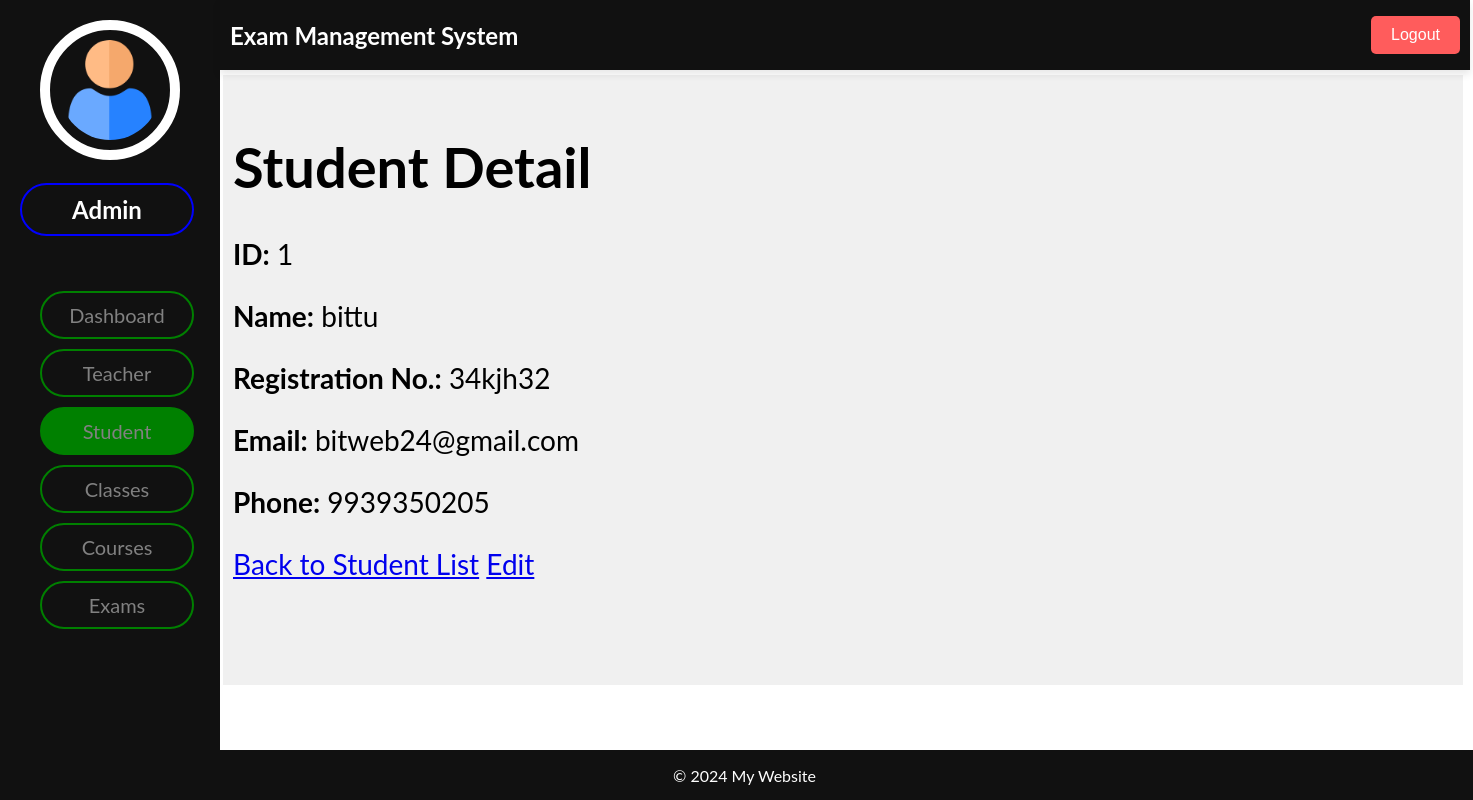
Before: /adminpanel/students/detail/1/ with the older database file.
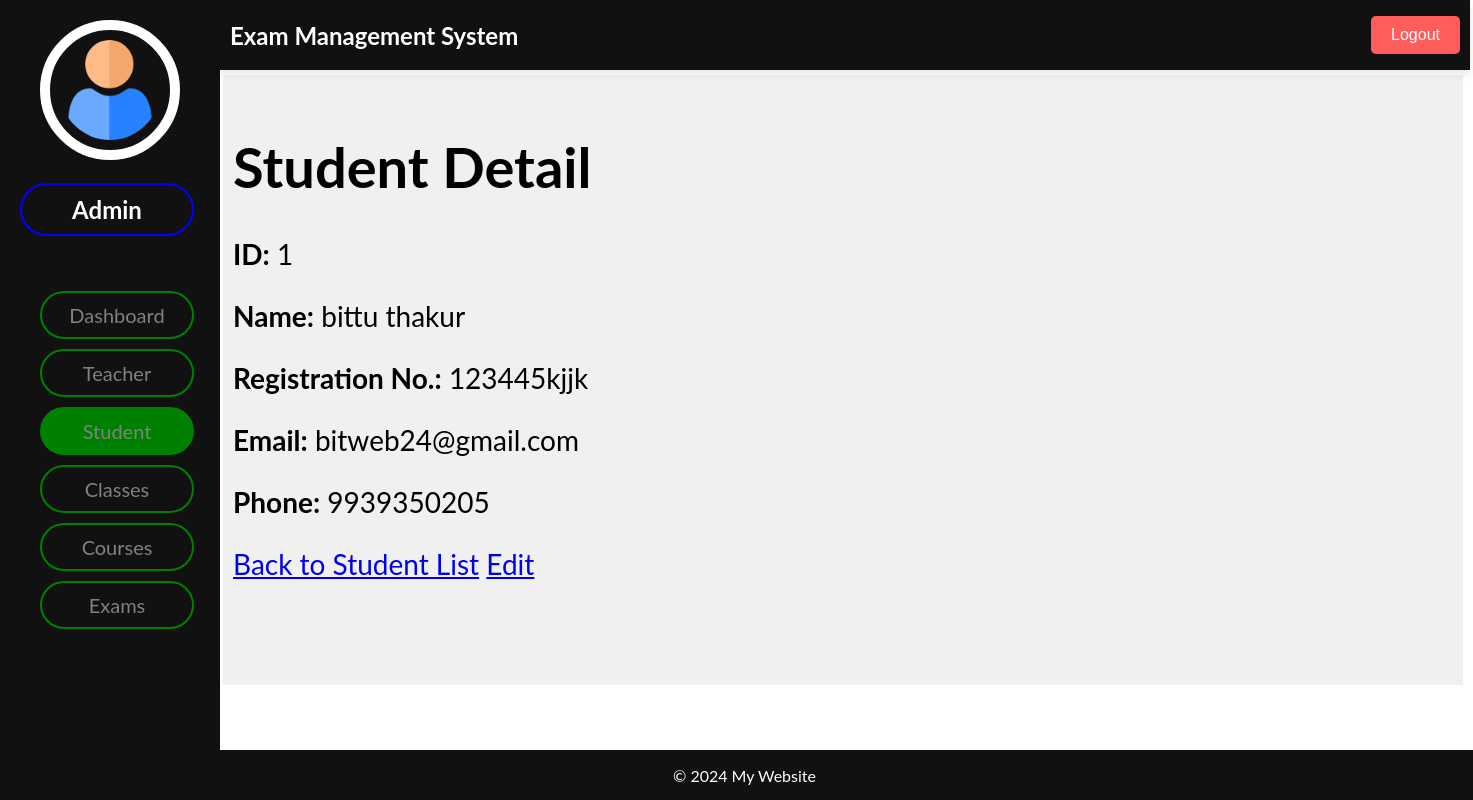
After: the same page with the newer database file.
### admin_panel/models.py (models this page shows, shortened)
class Student(models.Model):
    student_id = models.AutoField(primary_key=True)
    name = models.CharField(max_length=100)
    registration_no = models.CharField(max_length=50)
    email = models.EmailField()
    phone = models.CharField(max_length=15)

### admin_panel/views.py (the view)
# urls.py: path('students/detail/<int:pk>/', views.student_detail, name='student_detail'),
def student_detail(request, pk):
    student = get_object_or_404(Student, pk=pk)
    return render(request, 'students/student_detail.html', {'student': student})

### admin_panel/templates/students/student_detail.html (shortened to what this page needs)
{% extends "dashboard/index.html" %}
{% block header %}
    {% include "dashboard/header.html" %}
{% endblock header %}
{% block sidenav %}
    {% include "students/sidenav.html" %}
{% endblock sidenav %}
{% block main %}
    <h1>Student Detail</h1>
    <p><strong>ID:</strong> {{ student.student_id }}</p>
    <p><strong>Name:</strong> {{ student.name }}</p>
    <p><strong>Registration No.:</strong> {{ student.registration_no }}</p>
    <p><strong>Email:</strong> {{ student.email }}</p>
    <p><strong>Phone:</strong> {{ student.phone }}</p>
    <a href="{% url 'student_list' %}">Back to Student List</a>
    <a href="{% url 'student_update' student.pk %}">Edit</a>
{% endblock main %}
{% block footer %}
    {% include "dashboard/footer.html" %}
{% endblock footer %}

Changed rows visible on the page:
changed Student "bitweb24@gmail.com": name "bittu" → "bittu thakur"; registration_no "34kjh32" → "123445kjjk"
